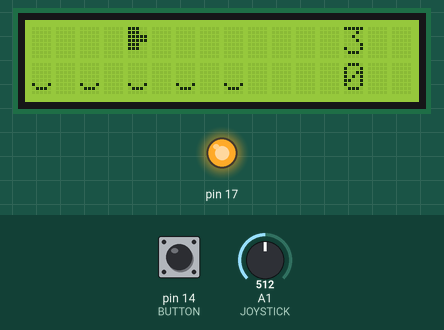
This sketch was run on a simulated Arduino Uno, built with avr-gcc and run on an emulated ATmega328P. On the bench: 16×2 character LCD, output pins drawn as LEDs (lit = HIGH). The test bench sets the inputs (shaded band); at power-on: pin 14 (BUTTON) HIGH, A1 (JOYSTICK) = 512. Random numbers use the default seed unless the sketch sets one; what the sketch prints to the serial monitor is not drawn. At 26.7 s the program stops and its outputs stay as they are.

Above: at 1.2 s.
1.3 s: pin 14 (BUTTON) pulled LOW for 3.2 s
At 2.3 s:
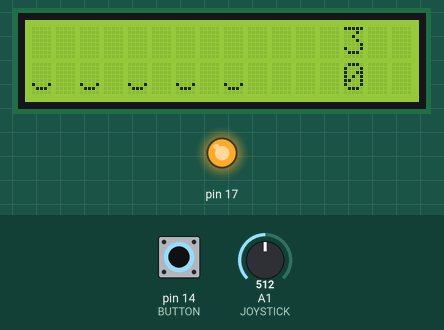
7.5 s: pin 14 (BUTTON) pulled LOW for 0.15 s
At 7.62 s:
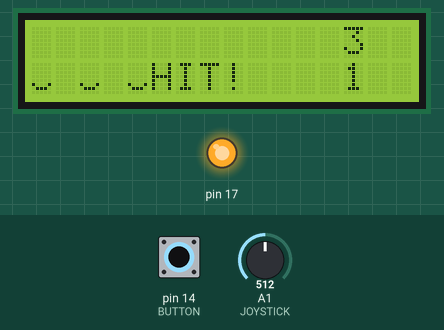
10.6 s: A1 (JOYSTICK) set to 716
At 13.1 s:
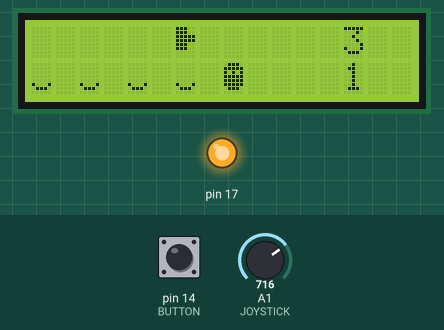
13.4 s: pin 14 (BUTTON) pulled LOW for 1 s
At 13.9 s:
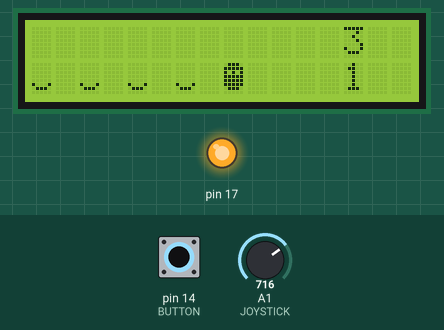
15.0 s: A1 (JOYSTICK) set to 900
At 15.5 s:
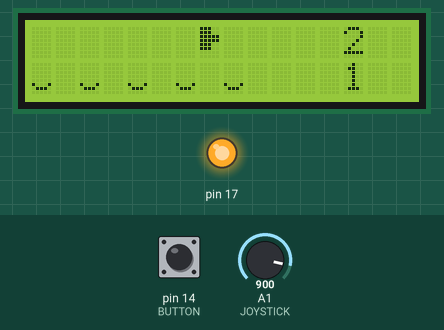
18.0 s: pin 14 (BUTTON) pulled LOW for 0.15 s
At 18.12 s:
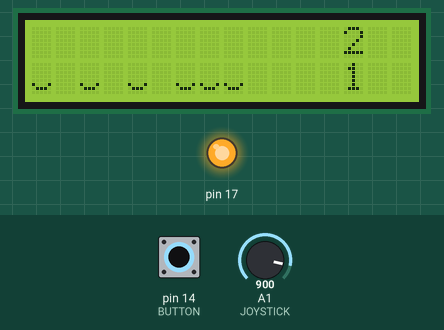
Timing chart, 0 to 21.0 s (numbered marks = the images above; inputs shaded):
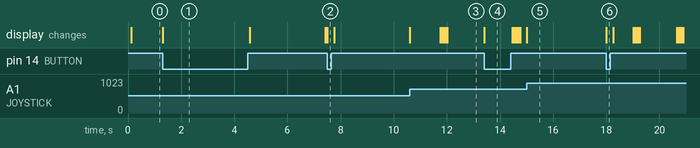

The sketch:

sketch_nov21a.ino
```cpp
  // Mole Mole by Musashinodenpa Prototypers 2009

  #include <LiquidCrystal.h>
  #include <MsTimer2.h>

  #define BUTTON 14
  #define JOYSTICK 1
  #define MAX_DURATION 30
  #define MAX_INTERVAL 80
  #define MIN_INTERVAL 30
  #define APPEAR 1
  #define PAUSE 2
  #define DISAPPEAR 3

  // RS, Enable, D4, D5, D6, D7
  LiquidCrystal lcd(7,8,9,10,11,12);
  // for microfan CLCD-Booster
  //LiquidCrystal lcd(4,3,3,14,15,16,17);

  struct Mole {
    unsigned char pos;
    unsigned char phase;
    unsigned char pause;
    unsigned char anim;
  };
  volatile Mole mole = {0, 0, 0, 0};

  volatile unsigned char hammerPos;
  volatile unsigned int score;
  volatile unsigned char life = 3;

  byte bitmap[8][8] = {
    {
      B00000, // hole
      B00000,
      B00000,
      B00000,
      B00000,
      B10001,
      B01110
    }, {
      B00000, // mole 1
      B00000,
      B00000,
      B00000,
      B00000,
      B11111,
      B01110
    }, {
      B00000, // mole 2
      B00000,
      B00000,
      B00000,
      B01110,
      B11111,
      B01110
    }, {
      B00000, // mole 3
      B00000,
      B00000,
      B01110,
      B11111,
      B10101,
      B01110
    }, {
      B00000, // mole 4
      B00000,
      B01110,
      B11111,
      B10101,
      B11111,
      B01110
    }, {
      B00000, // mole 5
      B01110,
      B11111,
      B10101,
      B11111,
      B11111,
      B01110
    }, {
      B01110, // mole 6
      B11111,
      B10101,
      B11111,
      B11111,
      B11111,
      B01110
    }, {
      B11100, // hammer
      B11100,
      B11111,
      B11111,
      B11100,
      B11100,
      B00000
    }
  };

  void setup() {
    Serial.begin(9600);

    lcd.begin(16, 2);

    for(char i = 0; i < 8; i++) {
      lcd.createChar(i, bitmap[i]);
    }

    pinMode(17, OUTPUT);
    digitalWrite(17, HIGH);

    digitalWrite(BUTTON, HIGH); // pullup

    MsTimer2::set(50, refresh);
    MsTimer2::start();

    Serial.println("initialized.");
  }


  void loop() {
    hammerPos = analogRead(JOYSTICK) / 114;
    if(digitalRead(BUTTON) == LOW) {
      if(hammerPos == mole.pos && mole.phase > 0) {
        hit();
      } else {
        MsTimer2::stop();
        swing(hammerPos);
        delay(100);
        MsTimer2::start();
      }
    }
  }

  void swing(char pos) {
    lcd.setCursor(pos,0);
    lcd.print(" ");
    lcd.setCursor(pos,1);
    lcd.write((uint8_t)0);
  }

  void hit() {
    MsTimer2::stop();
    swing(hammerPos);
    lcd.setCursor(mole.pos + 1,1);
    lcd.print("HIT!");
    numbers(life, ++score);
    mole.phase = 0;
    mole.anim = 0;
    delay(200);
    MsTimer2::start();
  }

  void refresh() {
    static char duration = MAX_DURATION, interval = MAX_INTERVAL;
    static unsigned int clock;

    if(mole.phase == 0 && clock++ > interval) {
      if(--interval < MIN_INTERVAL) interval = MIN_INTERVAL;
      if(--duration < 1) duration = 1;
      clock = 0;
      mole.pos = random(0,5) * 2;
      mole.phase = APPEAR;
    }

    lcd.clear();

    lcd.setCursor(hammerPos,0);
    lcd.write(7);

    switch(mole.phase) {
    case APPEAR:
      if(++mole.anim == 6) {
        mole.pause = duration;
        mole.phase = 2;
      }
      break;

    case PAUSE:
      if(--mole.pause == 0) {
        mole.phase = 3;
      }
      break;

    case DISAPPEAR:
      if(--mole.anim == 0) {
        mole.phase = 0;
        miss();
      }
      break;

    default:
      ;
    }

    for(char i=0; i<5; i++) {
      lcd.setCursor(i*2,1);
      lcd.write(static_cast<uint8_t>(0));
    }
    numbers(life, score);

    lcd.setCursor(mole.pos,1);
    lcd.write(mole.anim);
  }

  void numbers(unsigned char l, unsigned int s) {
    lcd.setCursor(13,0);
    lcd.print(l, DEC);
    lcd.setCursor(13,1);
    lcd.print(s, DEC);
  }

  void miss() {
    if(--life == 0) {
      MsTimer2::stop();
      lcd.setCursor(0,0);
      lcd.print("GAME OVER!     ");
      for(;;){}
    }
  }
```

Measured:
- after the input at 15.0 s, the display: changes at once (image 5)
